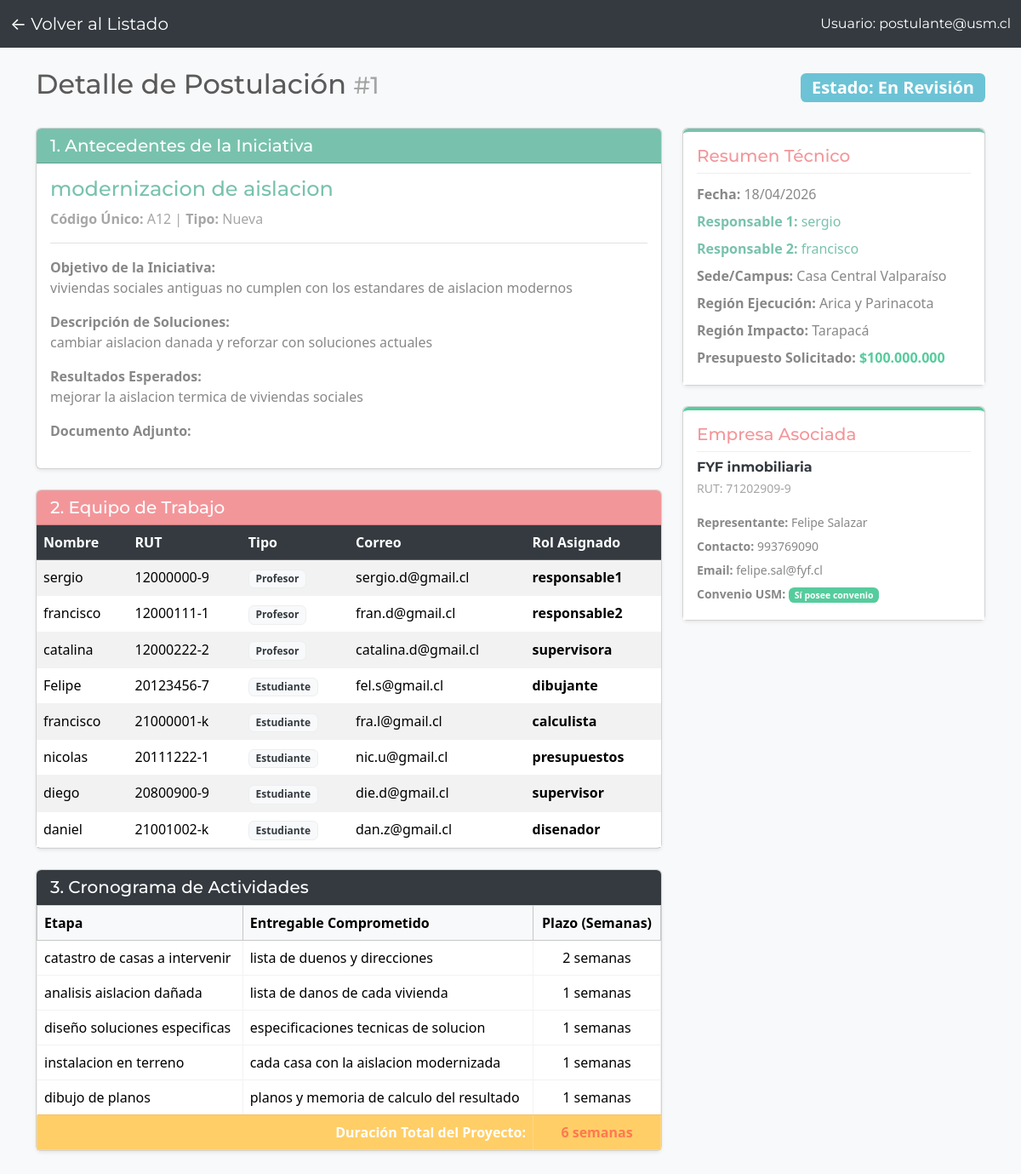
The page /PHP/detalle_postulacion.php?id=1 (signed in) on the database its author committed.
### tables this page shows
CREATE TABLE Postulacion(
    Numero_Postulacion INT PRIMARY KEY,
    Fecha_Postulacion DATE NOT NULL,
    Codigo_Postulacion VARCHAR(100) NOT NULL UNIQUE,
    Presupuesto_Total DECIMAL(15,2) NOT NULL,
    Nombre_Responsable_1 VARCHAR(100) NOT NULL, 
    Nombre_Responsable_2 VARCHAR(100) NOT NULL,
    Rut_Empresa VARCHAR(10) NOT NULL,
    ID_Sede INT NOT NULL,
    ID_Region_Ejecucion INT NOT NULL,
    ID_Region_Impacto INT NOT NULL,
    ID_Tipo_Iniciativa INT NOT NULL,
    ID_Estado INT NOT NULL,
    FOREIGN KEY (Rut_Empresa) REFERENCES Entidad_Empresa(Rut_Empresa),
    FOREIGN KEY (ID_Sede) REFERENCES Sede(ID_Sede),
    FOREIGN KEY (ID_Region_Ejecucion) REFERENCES Region(ID_Region),
    FOREIGN KEY (ID_Region_Impacto) REFERENCES Region(ID_Region),
    FOREIGN KEY (ID_Tipo_Iniciativa) REFERENCES Tipo_Iniciativa(ID_Tipo_Iniciativa),
    FOREIGN KEY (ID_Estado) REFERENCES Estado_Postulacion(ID_Estado)
);

CREATE TABLE Estado_Postulacion(
    ID_Estado INT PRIMARY KEY,
    Nombre_Estado VARCHAR(100) NOT NULL
);

CREATE TABLE Iniciativa(
    ID_Iniciativa INT PRIMARY KEY AUTO_INCREMENT,
    Documentos VARCHAR(100),
    Nombre_Iniciativa VARCHAR(100) NOT NULL,
    Objetivo_Iniciativa VARCHAR(255) NOT NULL,
    Descripcion_Soluciones VARCHAR(255) NOT NULL,
    Resultados_Esperados VARCHAR(255) NOT NULL,
    ID_Postulacion INT NOT NULL,
    FOREIGN KEY (ID_Postulacion) REFERENCES Postulacion(Numero_Postulacion)
);

CREATE TABLE Tipo_Iniciativa(
    ID_tipo_iniciativa INT PRIMARY KEY,
    Nombre_Tipo_Iniciativa VARCHAR(100) NOT NULL
);

CREATE TABLE Postulacion_Integrante(
    Numero_Postulacion INT NOT NULL,
    ID_integrante INT NOT NULL,
    Rol_Cumple_Integrante VARCHAR(100) NOT NULL,
    PRIMARY KEY (Numero_Postulacion, ID_integrante),
    FOREIGN KEY (Numero_Postulacion) REFERENCES Postulacion(Numero_Postulacion),
    FOREIGN KEY (ID_integrante) REFERENCES Integrante_Equipo(ID_integrante)
);

CREATE TABLE Integrante_Equipo(
    ID_integrante INT PRIMARY KEY AUTO_INCREMENT,
    Nombre_Integrante VARCHAR(100) NOT NULL,
    RUT_Integrante VARCHAR(10) NOT NULL UNIQUE,
    Departamento_Integrante VARCHAR(100) NOT NULL,
    Mail_Integrante VARCHAR(100) NOT NULL,
    Telefono_Integrante VARCHAR(20),
    ID_Tipo_Persona INT NOT NULL,
    ID_Sede INT NOT NULL,
    FOREIGN KEY (ID_Tipo_persona) REFERENCES Tipo_Persona(ID_Tipo_Persona),
    FOREIGN KEY (ID_Sede) REFERENCES Sede(ID_Sede)
);

CREATE TABLE Tipo_Persona(
    ID_Tipo_Persona INT PRIMARY KEY,
    Nombre_Tipo_Persona VARCHAR(100) NOT NULL
);

CREATE TABLE Etapa_Cronograma(
    ID_Etapa INT NOT NULL AUTO_INCREMENT,
    ID_Postulacion INT NOT NULL,
    Etapa VARCHAR(100) NOT NULL,
    Entregable VARCHAR(100) NOT NULL,
    Plazos INT NOT NULL,
    PRIMARY KEY (ID_Etapa),
    FOREIGN KEY (ID_Postulacion) REFERENCES Postulacion(Numero_Postulacion)
);

CREATE TABLE Sede(
    ID_Sede INT PRIMARY KEY,
    Nombre_Sede VARCHAR(100) NOT NULL
);

CREATE TABLE Region(
    ID_Region INT PRIMARY KEY,
    Nombre_Region VARCHAR(100) NOT NULL
);

CREATE TABLE Entidad_Empresa(
    Rut_Empresa VARCHAR(10) PRIMARY KEY,
    Nombre_Empresa VARCHAR(100) NOT NULL,
    Representante_Empresa VARCHAR(100) NOT NULL,
    Mail_Representante VARCHAR(100) NOT NULL,
    Convenio_USM BOOLEAN NOT NULL,
    Telefono_Representante VARCHAR(20) NOT NULL,
    ID_Tamanio INT NOT NULL,
    FOREIGN KEY (ID_Tamanio) REFERENCES Tamanio_Empresa(ID_Tamanio)
);

### PHP/detalle_postulacion.php (the view, shortened to what this page needs)
<?php
require 'conexion.php';
$id_postulacion = intval($_GET['id']);
$sql_principal = "SELECT p.*, e.Nombre_Empresa, e.Representante_Empresa, e.Mail_Representante, e.Convenio_USM, e.Telefono_Representante,
                         s.Nombre_Sede, r1.Nombre_Region AS Region_Ejecucion, r2.Nombre_Region AS Region_Impacto,
                         ti.Nombre_Tipo_Iniciativa, est.Nombre_Estado,
                         i.Nombre_Iniciativa, i.Objetivo_Iniciativa, i.Descripcion_Soluciones, i.Resultados_Esperados, i.Documentos
                  FROM Postulacion p
                  JOIN Entidad_Empresa e ON p.Rut_Empresa = e.Rut_Empresa
                  JOIN Sede s ON p.ID_Sede = s.ID_Sede
                  JOIN Region r1 ON p.ID_Region_Ejecucion = r1.ID_Region
                  JOIN Region r2 ON p.ID_Region_Impacto = r2.ID_Region
                  JOIN Tipo_Iniciativa ti ON p.ID_Tipo_Iniciativa = ti.ID_tipo_iniciativa
                  JOIN Estado_Postulacion est ON p.ID_Estado = est.ID_Estado
                  LEFT JOIN Iniciativa i ON p.Numero_Postulacion = i.ID_Postulacion
                  WHERE p.Numero_Postulacion = ?";
$stmt_p = $conexion->prepare($sql_principal);
$stmt_p->bind_param("i", $id_postulacion);
$stmt_p->execute();
$resultado_p = $stmt_p->get_result();
$postulacion = $resultado_p->fetch_assoc();
$sql_equipo = "SELECT ie.Nombre_Integrante, ie.RUT_Integrante, ie.Mail_Integrante, pi.Rol_Cumple_Integrante, tp.Nombre_Tipo_Persona
               FROM Postulacion_Integrante pi
               JOIN Integrante_Equipo ie ON pi.ID_integrante = ie.ID_integrante
               JOIN Tipo_Persona tp ON ie.ID_Tipo_Persona = tp.ID_Tipo_Persona
               WHERE pi.Numero_Postulacion = ?";
$stmt_eq = $conexion->prepare($sql_equipo);
$stmt_eq->bind_param("i", $id_postulacion);
$stmt_eq->execute();
$equipo = $stmt_eq->get_result();
$sql_cronograma = "SELECT Etapa, Entregable, Plazos FROM Etapa_Cronograma WHERE ID_Postulacion = ?";
$stmt_cr = $conexion->prepare($sql_cronograma);
$stmt_cr->bind_param("i", $id_postulacion);
$stmt_cr->execute();
$cronograma = $stmt_cr->get_result();
$sql_funcion = "SELECT TotalSemanasPostulacion(?) AS Total";
$stmt_func = $conexion->prepare($sql_funcion);
$stmt_func->bind_param("i", $id_postulacion);
$stmt_func->execute();
$resultado_func = $stmt_func->get_result()->fetch_assoc();
$total_semanas_bd = $resultado_func['Total'];
?>
<!DOCTYPE html>
<html lang="es">
<head>
    <link href="https://bootswatch.com/5/minty/bootstrap.min.css" rel="stylesheet">
</head>
<body class="bg-light">
<nav class="navbar navbar-dark bg-dark">
  <div class="container-fluid">
    <a class="navbar-brand" href="principal.php">← Volver al Listado</a>
    <span class="navbar-text text-white">
        Usuario: <?php echo $_SESSION['usuario']; ?>
    </span>
  </div>
</nav>
<div class="container mt-4 mb-5">
    <div class="d-flex justify-content-between align-items-center mb-4">
        <h2>Detalle de Postulación <small class="text-muted">#<?php echo $postulacion['Numero_Postulacion']; ?></small></h2>
        <span class="badge bg-info fs-5">Estado: <?php echo $postulacion['Nombre_Estado']; ?></span>
    </div>
    <div class="row">
        <div class="col-lg-8">
            <div class="card shadow-sm mb-4">
                <div class="card-header bg-primary text-white">
                    <h5 class="mb-0">1. Antecedentes de la Iniciativa</h5>
                </div>
                <div class="card-body">
                    <h4 class="text-primary"><?php echo htmlspecialchars($postulacion['Nombre_Iniciativa'] ?? 'Sin Nombre'); ?></h4>
                    <p class="text-muted"><strong>Código Único:</strong> <?php echo $postulacion['Codigo_Postulacion']; ?> | <strong>Tipo:</strong> <?php echo $postulacion['Nombre_Tipo_Iniciativa']; ?></p>
                    <hr>
                    <p><strong>Objetivo de la Iniciativa:</strong><br><?php echo nl2br(htmlspecialchars($postulacion['Objetivo_Iniciativa'] ?? 'No especificado')); ?></p>
                    <p><strong>Descripción de Soluciones:</strong><br><?php echo nl2br(htmlspecialchars($postulacion['Descripcion_Soluciones'] ?? 'No especificado')); ?></p>
                    <p><strong>Resultados Esperados:</strong><br><?php echo nl2br(htmlspecialchars($postulacion['Resultados_Esperados'] ?? 'No especificado')); ?></p>
                    <?php if (!empty($postulacion['Documentos'])): ?>
                        <p><strong>Documento Adjunto:</strong> <span class="text-success" <?php echo htmlspecialchars($postulacion['Documentos']); ?></span></p>
                    <?php endif; ?>
                </div>
            </div>
            <div class="card shadow-sm mb-4">
                <div class="card-header bg-secondary text-white">
                    <h5 class="mb-0">2. Equipo de Trabajo</h5>
                </div>
                <div class="card-body p-0">
                    <div class="table-responsive">
                        <table class="table table-striped mb-0">
                            <thead class="table-dark">
                                <tr>
                                    <th>Nombre</th>
                                    <th>RUT</th>
                                    <th>Tipo</th>
                                    <th>Correo</th>
                                    <th>Rol Asignado</th>
                                </tr>
                            </thead>
                            <tbody>
                                <?php if ($equipo->num_rows > 0): ?>
                                    <?php while ($eq = $equipo->fetch_assoc()): ?>
                                        <tr>
                                            <td><?php echo htmlspecialchars($eq['Nombre_Integrante']); ?></td>
                                            <td><?php echo htmlspecialchars($eq['RUT_Integrante']); ?></td>
                                            <td><span class="badge bg-light text-dark border"><?php echo $eq['Nombre_Tipo_Persona']; ?></span></td>
                                            <td><?php echo htmlspecialchars($eq['Mail_Integrante']); ?></td>
                                            <td><strong><?php echo htmlspecialchars($eq['Rol_Cumple_Integrante'] ?? 'Integrante'); ?></strong></td>
                                        </tr>
                                    <?php endwhile; ?>
                                <?php else: ?>
                                    <tr><td colspan="5" class="text-center text-muted p-3">No hay integrantes registrados en este equipo.</td></tr>
                                <?php endif; ?>
                            </tbody>
                        </table>
                    </div>
                </div>
            </div>
            <div class="card shadow-sm mb-4">
                <div class="card-header bg-dark text-white">
                    <h5 class="mb-0">3. Cronograma de Actividades</h5>
                </div>
                <div class="card-body p-0">
                    <div class="table-responsive">
                        <table class="table table-bordered mb-0">
                            <thead class="table-light">
                                <tr>
                                    <th>Etapa</th>
                                    <th>Entregable Comprometido</th>
                                    <th class="text-center" style="width: 150px;">Plazo (Semanas)</th>
                                </tr>
                            </thead>
                            <tbody>
                                <?php if ($cronograma->num_rows > 0): ?>
                                    <?php while ($cr = $cronograma->fetch_assoc()): ?>
                                        <tr>
                                            <td><?php echo htmlspecialchars($cr['Etapa']); ?></td>
                                            <td><?php echo htmlspecialchars($cr['Entregable']); ?></td>
                                            <td class="text-center"><?php echo $cr['Plazos']; ?> semanas</td>
                                        </tr>
                                    <?php endwhile; ?>
                                    <tr class="table-warning fw-bold">
                                        <td colspan="2" class="text-end">Duración Total del Proyecto:</td>
                                        <td class="text-center text-danger"><?php echo $total_semanas_bd; ?> semanas</td>
                                    </tr>
                                <?php else: ?>
                                    <tr><td colspan="3" class="text-center text-muted p-3">No hay etapas registradas en el cronograma.</td></tr>
                                <?php endif; ?>
                            </tbody>
                        </table>
                    </div>
                </div>
            </div>
        </div>
        <div class="col-lg-4">
            <div class="card shadow-sm mb-4">
                <div class="card-body bg-white border-top border-4 border-primary rounded-top">
                    <h5 class="card-title text-secondary border-bottom pb-2">Resumen Técnico</h5>
                    <ul class="list-unstyled lh-lg mb-0">
                        <li><strong>Fecha:</strong> <?php echo date("d/m/Y", strtotime($postulacion['Fecha_Postulacion'])); ?></li>
                        <li class="text-primary"><strong>Responsable 1:</strong> <?php echo htmlspecialchars($postulacion['Nombre_Responsable_1']); ?></li>
                        <li class="text-primary"><strong>Responsable 2:</strong> <?php echo htmlspecialchars($postulacion['Nombre_Responsable_2']); ?></li>
                        <li><strong>Sede/Campus:</strong> <?php echo htmlspecialchars($postulacion['Nombre_Sede']); ?></li>
                        <li><strong>Región Ejecución:</strong> <?php echo htmlspecialchars($postulacion['Region_Ejecucion']); ?></li>
                        <li><strong>Región Impacto:</strong> <?php echo htmlspecialchars($postulacion['Region_Impacto']); ?></li>
                        <li><strong>Presupuesto Solicitado:</strong> <span class="text-success fw-bold">$<?php echo number_format($postulacion['Presupuesto_Total'], 0, ',', '.'); ?></span></li>
                    </ul>
                </div>
            </div>
            <div class="card shadow-sm mb-4">
                <div class="card-body bg-white border-top border-4 border-success rounded-top">
                    <h5 class="card-title text-secondary border-bottom pb-2">Empresa Asociada</h5>
                    <h6 class="fw-bold text-dark mb-1"><?php echo htmlspecialchars($postulacion['Nombre_Empresa']); ?></h6>
                    <p class="text-muted small mb-3">RUT: <?php echo $postulacion['Rut_Empresa']; ?></p>
                    <ul class="list-unstyled lh-lg small mb-0">
                        <li><strong>Representante:</strong> <?php echo htmlspecialchars($postulacion['Representante_Empresa']); ?></li>
                        <li><strong>Contacto:</strong> <?php echo htmlspecialchars($postulacion['Telefono_Representante']); ?></li>
                        <li><strong>Email:</strong> <?php echo htmlspecialchars($postulacion['Mail_Representante']); ?></li>
                        <li><strong>Convenio USM:</strong>
                            <?php if ($postulacion['Convenio_USM'] == 1): ?>
                                <span class="badge bg-success">Sí posee convenio</span>
                            <?php else: ?>
                                <span class="badge bg-danger">No posee convenio</span>
                            <?php endif; ?>
                        </li>
                    </ul>
                </div>
            </div>
        </div>
    </div>
</div>
</body>
</html>

### rows shown on the page
postulacion: Numero_Postulacion "1", ID_Estado.Nombre_Estado "En Revisión", iniciativa.Nombre_Iniciativa "modernizacion de aislacion", Codigo_Postulacion "A12", ID_Tipo_Iniciativa.Nombre_Tipo_Iniciativa "Nueva", iniciativa.Objetivo_Iniciativa "viviendas sociales antiguas no cumplen con los estandares de aislacion modernos", iniciativa.Descripcion_Soluciones "cambiar aislacion danada y reforzar con soluciones actuales", iniciativa.Resultados_Esperados "mejorar la aislacion termica de viviendas sociales", Fecha_Postulacion "18/04/2026", Nombre_Responsable_1 "sergio", Nombre_Responsable_2 "francisco", ID_Sede.Nombre_Sede "Casa Central Valparaíso", ID_Region_Ejecucion.Nombre_Region "Arica y Parinacota", ID_Region_Impacto.Nombre_Region "Tarapacá", Presupuesto_Total "100.000.000", Rut_Empresa.Nombre_Empresa "FYF inmobiliaria", Rut_Empresa "71202909-9", Rut_Empresa.Representante_Empresa "Felipe Salazar", Rut_Empresa.Telefono_Representante "993769090", Rut_Empresa.Mail_Representante "felipe.sal@fyf.cl"
postulacion_integrante: ID_integrante.Nombre_Integrante "sergio", ID_integrante.RUT_Integrante "12000000-9", tipo_persona.Nombre_Tipo_Persona "Profesor", ID_integrante.Mail_Integrante "sergio.d@gmail.cl", Rol_Cumple_Integrante "responsable1"
postulacion_integrante: ID_integrante.Nombre_Integrante "francisco", ID_integrante.RUT_Integrante "12000111-1", tipo_persona.Nombre_Tipo_Persona "Profesor", ID_integrante.Mail_Integrante "fran.d@gmail.cl", Rol_Cumple_Integrante "responsable2"
postulacion_integrante: ID_integrante.Nombre_Integrante "catalina", ID_integrante.RUT_Integrante "12000222-2", tipo_persona.Nombre_Tipo_Persona "Profesor", ID_integrante.Mail_Integrante "catalina.d@gmail.cl", Rol_Cumple_Integrante "supervisora"
postulacion_integrante: ID_integrante.Nombre_Integrante "Felipe", ID_integrante.RUT_Integrante "20123456-7", tipo_persona.Nombre_Tipo_Persona "Estudiante", ID_integrante.Mail_Integrante "fel.s@gmail.cl", Rol_Cumple_Integrante "dibujante"
postulacion_integrante: ID_integrante.Nombre_Integrante "francisco", ID_integrante.RUT_Integrante "21000001-k", tipo_persona.Nombre_Tipo_Persona "Estudiante", ID_integrante.Mail_Integrante "fra.l@gmail.cl", Rol_Cumple_Integrante "calculista"
postulacion_integrante: ID_integrante.Nombre_Integrante "nicolas", ID_integrante.RUT_Integrante "20111222-1", tipo_persona.Nombre_Tipo_Persona "Estudiante", ID_integrante.Mail_Integrante "nic.u@gmail.cl", Rol_Cumple_Integrante "presupuestos"
postulacion_integrante: ID_integrante.Nombre_Integrante "diego", ID_integrante.RUT_Integrante "20800900-9", tipo_persona.Nombre_Tipo_Persona "Estudiante", ID_integrante.Mail_Integrante "die.d@gmail.cl", Rol_Cumple_Integrante "supervisor"
postulacion_integrante: ID_integrante.Nombre_Integrante "daniel", ID_integrante.RUT_Integrante "21001002-k", tipo_persona.Nombre_Tipo_Persona "Estudiante", ID_integrante.Mail_Integrante "dan.z@gmail.cl", Rol_Cumple_Integrante "disenador"
etapa_cronograma: Etapa "catastro de casas a intervenir", Entregable "lista de duenos y direcciones", Plazos "2"
etapa_cronograma: Etapa "analisis aislacion dañada", Entregable "lista de danos de cada vivienda", Plazos "1"
etapa_cronograma: Etapa "diseño soluciones especificas", Entregable "especificaciones tecnicas de solucion", Plazos "1"
etapa_cronograma: Etapa "instalacion en terreno", Entregable "cada casa con la aislacion modernizada", Plazos "1"
etapa_cronograma: Etapa "dibujo de planos", Entregable "planos y memoria de calculo del resultado", Plazos "1"

### other values the page prints
$_SESSION['usuario'] "postulante@usm.cl"
$total_semanas_bd "6"
